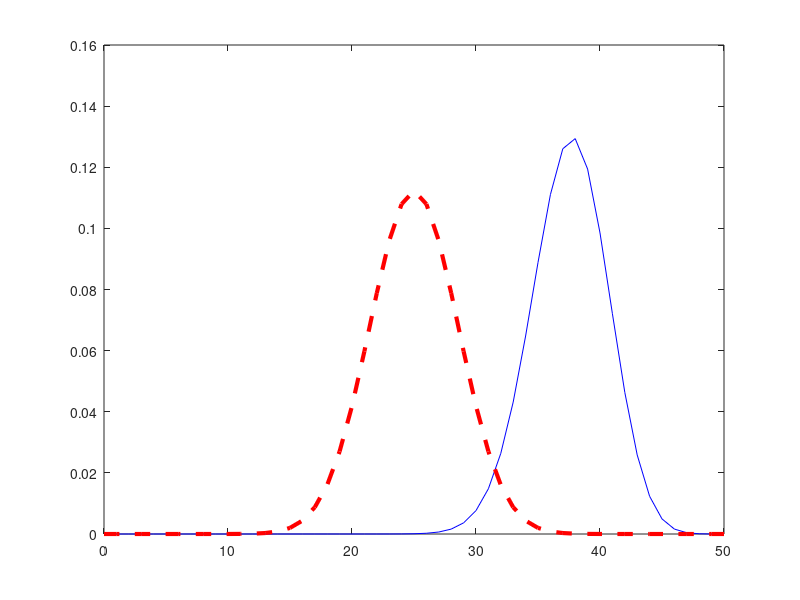

Source code (MATLAB): (Note: this script raises an error after producing the figure.)
% This script graphs the Athena tails in the first round
%---
% Required input is
%       x: winner fraction
%       n1: size of first draw
%       k1: winner ballots in sample
%---

%----Input
x = 0.75; % Announced winner fraction
n1 = 50; % Ballots drawn in round 1
k1 = 32; % winner ballots in sample

%----Computations
margin = 2*x-1;

%----Begin graphs

% Two curves in one plot: binomial for the announced election and binomial 
% for a tie, each with a draw of size n1
first_plot = plot((0:n1), binopdf((0:n1),n1,x), 'b', (0:n1), ...
    binopdf((0:n1),n1,0.5), '--r', 'LineWidth', 3);
hold

% Draw vertical line at k1 and label it
xl = xline(k1, '-.', {sprintf('k1=%d', k1)});
xl.LineWidth=1;
xl.FontSize=14;
xl.LabelVerticalAlignment='middle';

% Draw corresponding horizontal lines where vertical line crosses each of 
% the two curves and label
yl1 = yline(binopdf(k1,n1,x), ':', ...
    {sprintf('Prob(k1 = %d | margin = %1.1f) = %1.4f', k1, margin, binopdf(k1,n1,x))});
yl1.LineWidth=2;
yl1.FontSize=14;
yl1.LabelHorizontalAlignment='left';

yl2 = yline(binopdf(k1,n1,0.5), ':', ...
    {sprintf('Prob(k1 = %d | margin = 0) = %1.4f', k1, binopdf(k1,n1,0.5))});
yl2.LineWidth=2;
yl2.FontSize = 14;
yl2.LabelHorizontalAlignment='left';

% Label axes
xlabel('Number of winner ballots in first round', 'FontSize', 14)
ylabel('Probability', 'FontSize', 14)
title(sprintf('Probability as a function of winner ballots; sample size = %d', n1), 'FontSize', 16) 

% Color tails
patch_label1 = patch([(k1:n1), fliplr((k1:n1))], ...
    [binopdf((k1:n1),n1,x), fliplr(zeros(1,n1-k1+1))], 'b', 'FaceAlpha', 0.25);
patch_label2 = patch([(k1:n1), fliplr((k1:n1))], ...
    [binopdf((k1:n1),n1,0.5), fliplr(zeros(1,n1-k1+1))], 'r');

% Legend
legend(vertcat(first_plot, patch_label1, patch_label2), ...
    sprintf('Election with margin = %1.1f', margin), 'Tied election', ...
    sprintf('Prob(k1 >= %d | margin = %1.1f) = %1.4f', k1, margin, 1-binocdf(k1-1,n1,x)), ...
    sprintf('Prob(k1 >= %d | margin = 0) = %1.4f', k1, 1-binocdf(k1-1,n1,0.5)), ...
    'Location', 'NorthWest', 'FontSize', 14)

